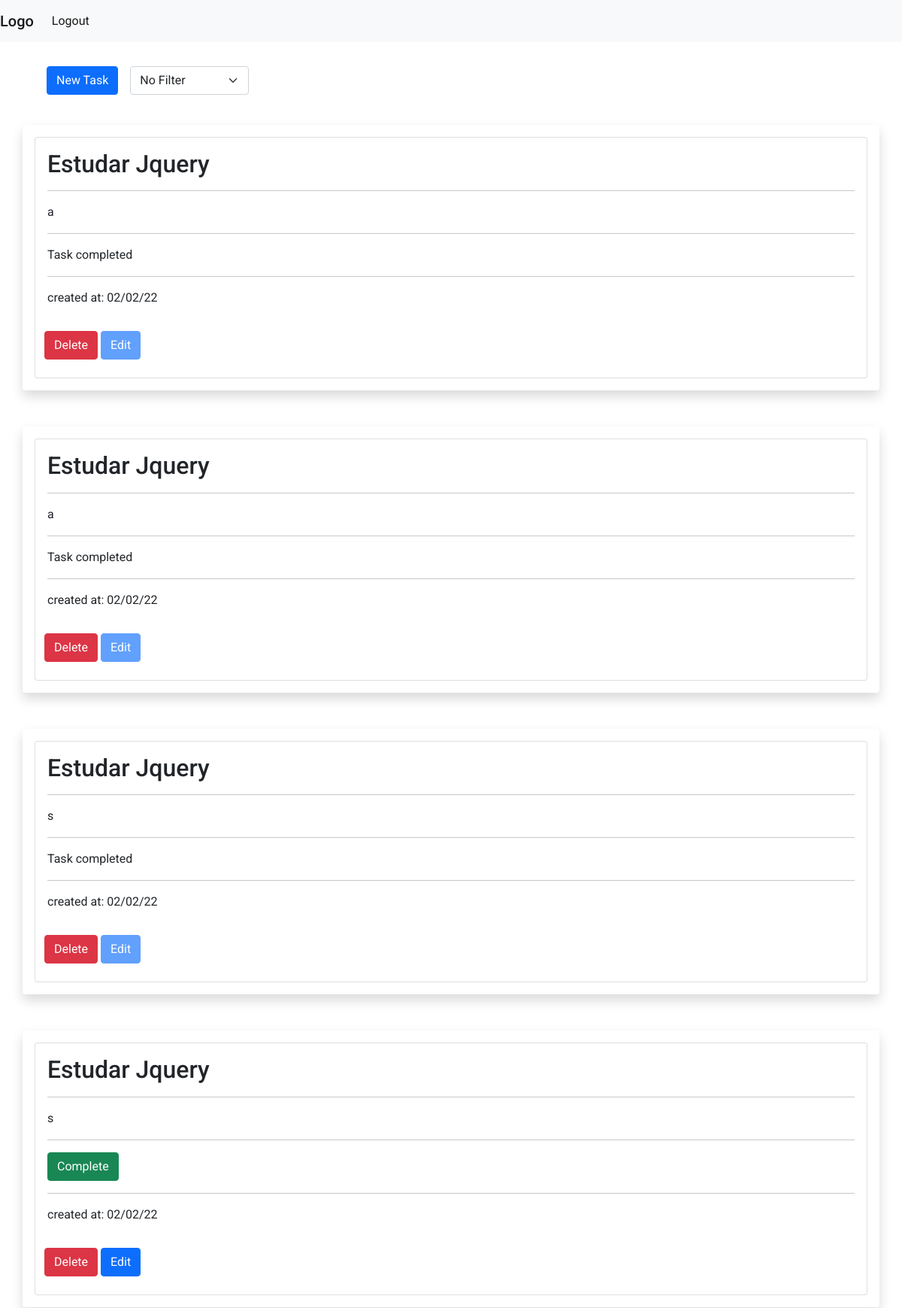
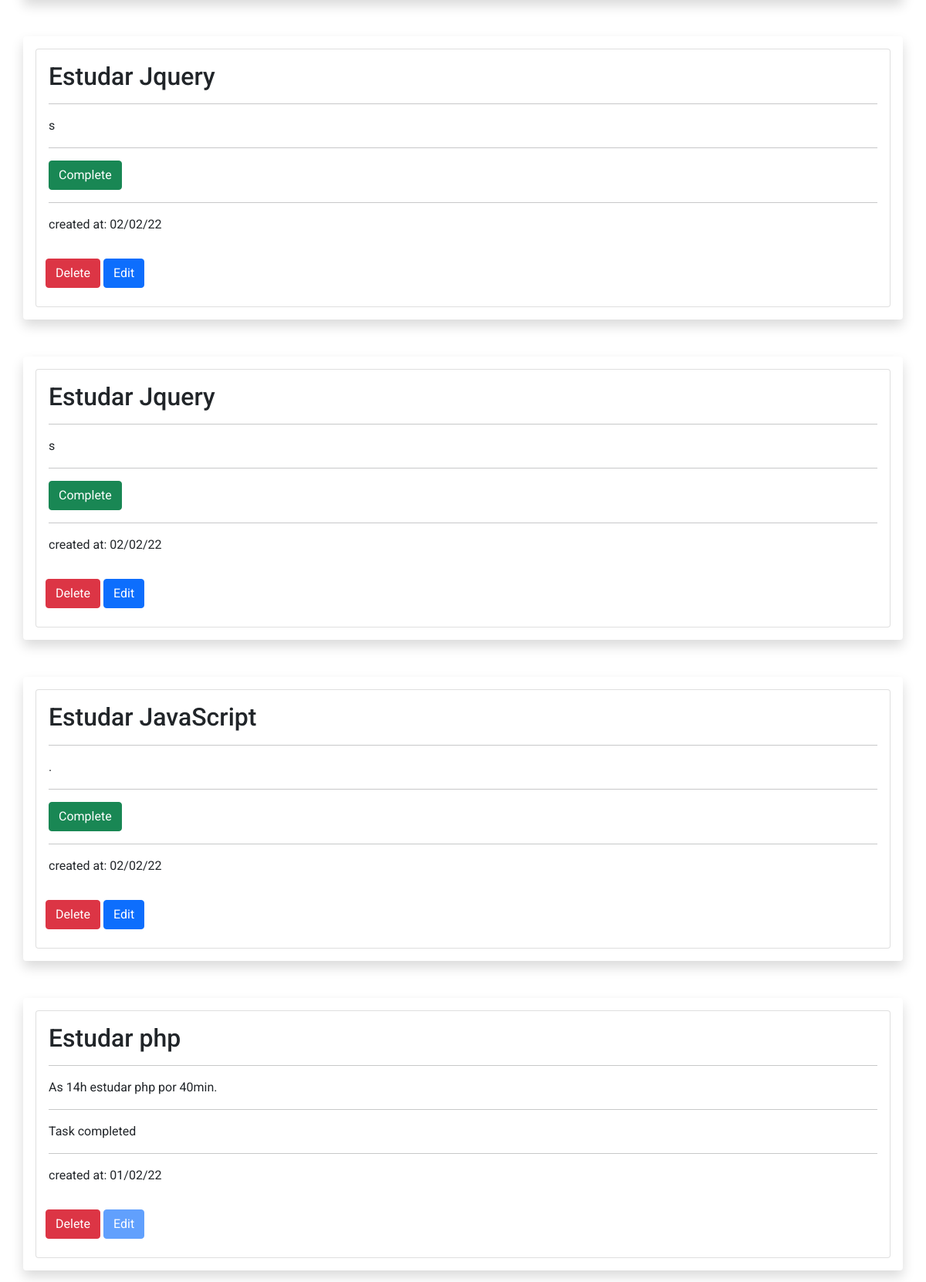
The page /user_page (signed in, upper part) on the database its author committed (2 pictures, top to bottom).
### app/models/tables/item.py (models this page shows, shortened)
class Item(db.Model):
    id = db.Column(db.Integer, primary_key=True)
    title = db.Column(db.String(100), nullable=False)
    description = db.Column(db.Text, nullable=False)
    completed = db.Column(db.Boolean, default=False, nullable=True)
    created_at = db.Column(db.DateTime, nullable=True, default=datetime.utcnow)
    owner_id = db.Column(db.Integer, db.ForeignKey('user.id'), nullable=False)

### app/controllers/routes.py (the view, shortened to what this page needs)
@app.route('/user_page', defaults={'op': None}, methods=['GET', 'POST'])
@app.route('/user_page/<int:op>', methods=['GET', 'POST'])
def user_page(op):
    if 'user' not in session:
        return redirect(url_for('login'))
    form = AddItemForm()
    if op:
        if op == 1:
            items = Item.query.filter_by(owner_id=session['id'], completed=True).order_by(Item.created_at.desc()).all()
        if op == 2:
            items = Item.query.filter_by(owner_id=session['id'], completed=False).order_by(Item.created_at.desc()).all()
        if op == 0:
            items = Item.query.filter_by(owner_id=session['id']).order_by(Item.created_at.desc()).all()
    else:
        items = Item.query.filter_by(owner_id=session['id']).order_by(Item.created_at.desc()).all()
    return render_template('user_page.html', form=form, items=items, op=op)

### app/models/forms/add_item_form.py
class AddItemForm(FlaskForm):
    title = StringField('Title', validators=[DataRequired()], render_kw={'placeholder': 'Title', 'autocomplete': 'off'})
    description = TextAreaField('Description', validators=[DataRequired()], render_kw={'placeholder': 'Description', 'autocomplete': 'off'})
    submit = SubmitField('Add', render_kw={'class': 'button'})

### app/templates/user_page.html (shortened to what this page needs)
{% extends 'base.html' %}
{% block style %} <link rel="stylesheet" href="{{ url_for('static', filename='css/user_page.css') }}"> {% endblock %}
{% block nav %}
<li class="nav-item active">
  <a href="{{ url_for('logout') }}" class="nav-link active">Logout</a>
</li>
{% endblock %}
{% block main %}
<main class='d-row justify-content-between'>
    <div class="container d-row options">
        <br>
        <button type="button" class="btn btn-primary" data-bs-toggle="modal" data-bs-target="#exampleModal">
            New Task
        </button>
        <form action="{{ url_for('filter') }}" method="POST">
          <select class='form-select' name="filter" id="filter" onchange='this.form.submit()'>
            <option {% if op == 0 %}selected{% endif %} value="0">No Filter</option>
          </select>
        </form>
    </div>
    <br>
  {% for item in items %}
    <div class="container shadow p-3 mb-5 bg-body rounded">
        <div class="card">
            <div class="card-body">
              <h2>{{item.title}}</h2>
              <hr>
              <p>{{item.description}}</p>
              <hr>
              {% if item.completed == False %}
              <form action="{{ url_for('complete_task') }}" method="POST">
                <button class="btn btn-success" type="submit">Complete</button>
              </form>
              {% else %}
                <p>Task completed</p>
                {% set tc = True%}
              {% endif %}
              <hr>
              <p>created at: {{item.created_at.strftime("%d/%m/%y")}}</p>
            </div>
            <div class="container">
                <form onsubmit="return confirm('Are you sure you want to delete this task?');" action="{{ url_for('delete_item') }}" method="POST">
                    <button class="btn btn-danger" type="submit">Delete</button>
                    <button type="button" class="btn btn-primary" {% if tc == True %}disabled{% endif %} data-bs-toggle="modal" data-bs-target="#exampleModalEdit{{item.id}}">
                        Edit
                    </button>
                  </form>
                  <br>
                </div>
        </div>
    </div>
    {% endfor %}
</main>
{% endblock %}

### app/templates/base.html (shortened to what this page needs)
<!DOCTYPE html>
<html lang="en">
<head>
    <link rel="stylesheet" href="{{ url_for('static', filename='css/base.css') }}">
    <link href="https://cdn.jsdelivr.net/npm/bootstrap@5.1.3/dist/css/bootstrap.min.css" rel="stylesheet">
    {% block style %} {% endblock %}
</head>
<body>
    <header>
        <nav class="navbar navbar-expand-sm navbar-light bg-light">
            <a href="{{ url_for('index') }}" class="navbar-brand mb-0 h1">Logo</a>
            <div class="collapse navbar-collapse" id="mydropdown">
                <ul class="navbar-nav">
                    {% block nav%}{% endblock %}
                </ul>
            </div>
        </nav>
    </header>
    {% block main %}
    {% endblock %}
</body>
</html>

### app/static/css/base.css (style rules this page uses)
* { margin: 0; padding: 0; box-sizing: border-box; font-family: 'Roboto', sans-serif; }

### app/static/css/user_page.css (style rules this page uses)
main { padding: 1rem; }
.options { display: flex; gap: 1rem; padding: 1rem; }

### rows shown on the page
Item: title "Estudar Jquery", description "a", completed "Task completed", created_at "02/02/22"
Item: title "Estudar Jquery", description "a", completed "Task completed", created_at "02/02/22"
Item: title "Estudar Jquery", description "s", completed "Task completed", created_at "02/02/22"
Item: title "Estudar Jquery", description "s", created_at "02/02/22"
Item: title "Estudar Jquery", description "s", created_at "02/02/22"
Item: title "Estudar Jquery", description "s", created_at "02/02/22"
Item: title "Estudar JavaScript", description ".", created_at "02/02/22"
Item: title "Estudar php", description "As 14h estudar php por 40min.", completed "Task completed", created_at "01/02/22"
